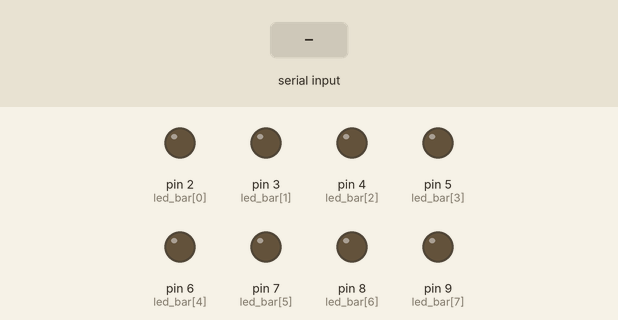
Recording of a sketch running on a simulated Arduino Uno, built with avr-gcc and run on an emulated ATmega328P. On the bench: output pins drawn as LEDs (lit = HIGH). The inputs (shaded band) are chosen by the test bench.

Above: at 1.2 s.
1.3 s: "1" received over Serial
At 2.8 s:
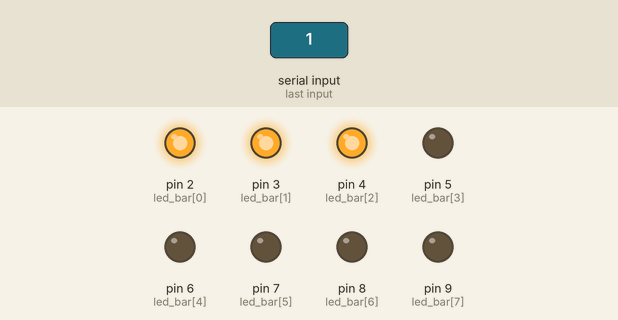
4.3 s: "2" received over Serial
At 5.1 s:
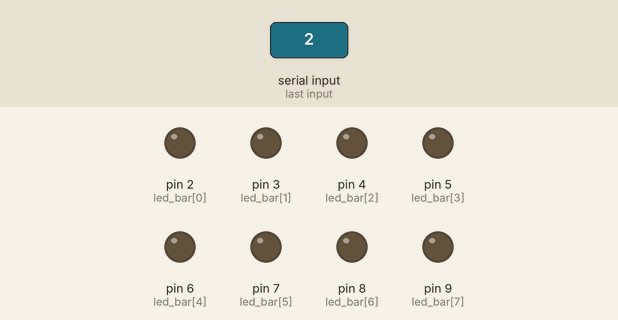
5.8 s: "1" received over Serial
At 6.3 s:
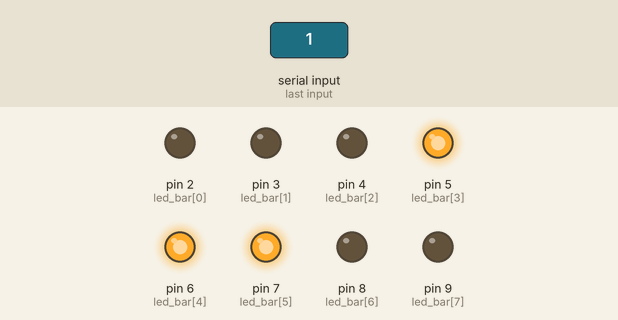
Timing chart, 0 to 14.8 s (numbered marks = the images above; inputs shaded):
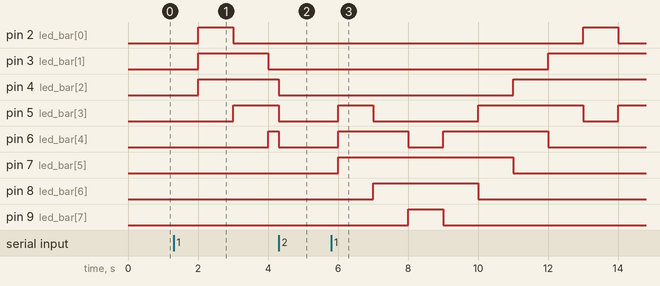

The sketch:

bai_4.ino
```cpp
/*
4. Điều khiển đèn Led như bài 3. Từ trên máy tính gửi xuống VĐK 1 kí
tự. Nếu gửi kí tự 1 thì bật led sáng, nếu gửi kí tự 2 thì tắt led.
*/
#include <TimerOne.h>
int pos = 0;
int flag = 0;
uint8_t led_bar[8] = {2,3,4,5,6,7,8,9};


void led(int i){
  if (i == 0) {
    digitalWrite(led_bar[0], 1);
    digitalWrite(led_bar[1], 1);
    digitalWrite(led_bar[2], 1);
  }
  else if (i < 6) {
    digitalWrite(led_bar[i], 1);
  	digitalWrite(led_bar[i+1], 1);
    digitalWrite(led_bar[i+2], 1);
  	digitalWrite(led_bar[i-1], 0);
  } else {
    digitalWrite(led_bar[12- i], 1);
    digitalWrite(led_bar[11-i], 1);
    digitalWrite(led_bar[10- i], 1);
    digitalWrite(led_bar[13 -i], 0);
  }
}

void remove_led() {
  if (flag == 1) {
    if (pos > 10) pos = 1;
    led(pos);
    pos ++;
  }else {
    for (int i = 0; i < 8; i ++) {
      digitalWrite(led_bar[i],0);
    }
  }
}

void setup() {
  for (int i = 0; i < 8; i ++) {
    pinMode(led_bar[i], 1);
    digitalWrite(led_bar[i],0);
  }
  Timer1.initialize();
  Timer1.attachInterrupt(remove_led);
  Serial.begin(9600);
}

void loop() {
  if (Serial.available()) {
    char c = Serial.read();
    if (c == '1') {
      flag = 1;
    }
    if (c == '2') {
      flag = 0;
      for (int i = 0; i < 8; i ++) {
        digitalWrite(led_bar[i],0);
      }
    }
  }
}
```

Measured:
- after the input at 1.3 s, pin 2 (led_bar[0]): LOW → HIGH after 0.70 s, → LOW 1.0 s later; pin 3 (led_bar[1]): LOW → HIGH after 0.70 s, → LOW 2.0 s later; pin 4 (led_bar[2]): LOW → HIGH after 0.70 s; pin 5 (led_bar[3]): LOW → HIGH after 1.7 s; pin 6 (led_bar[4]): LOW → HIGH after 2.7 s
- after the input at 4.3 s, pin 4 (led_bar[2]): HIGH → LOW after 0.00 s instead of 0.70 s; pin 5 (led_bar[3]), pin 6 (led_bar[4]): HIGH → LOW at once; pin 7 (led_bar[5]): stays LOW (without the input it goes to HIGH after 0.70 s)
- after the input at 5.8 s, pin 2 (led_bar[0]): LOW → HIGH after 7.2 s, → LOW 1.0 s later; pin 3 (led_bar[1]): LOW → HIGH after 6.2 s
